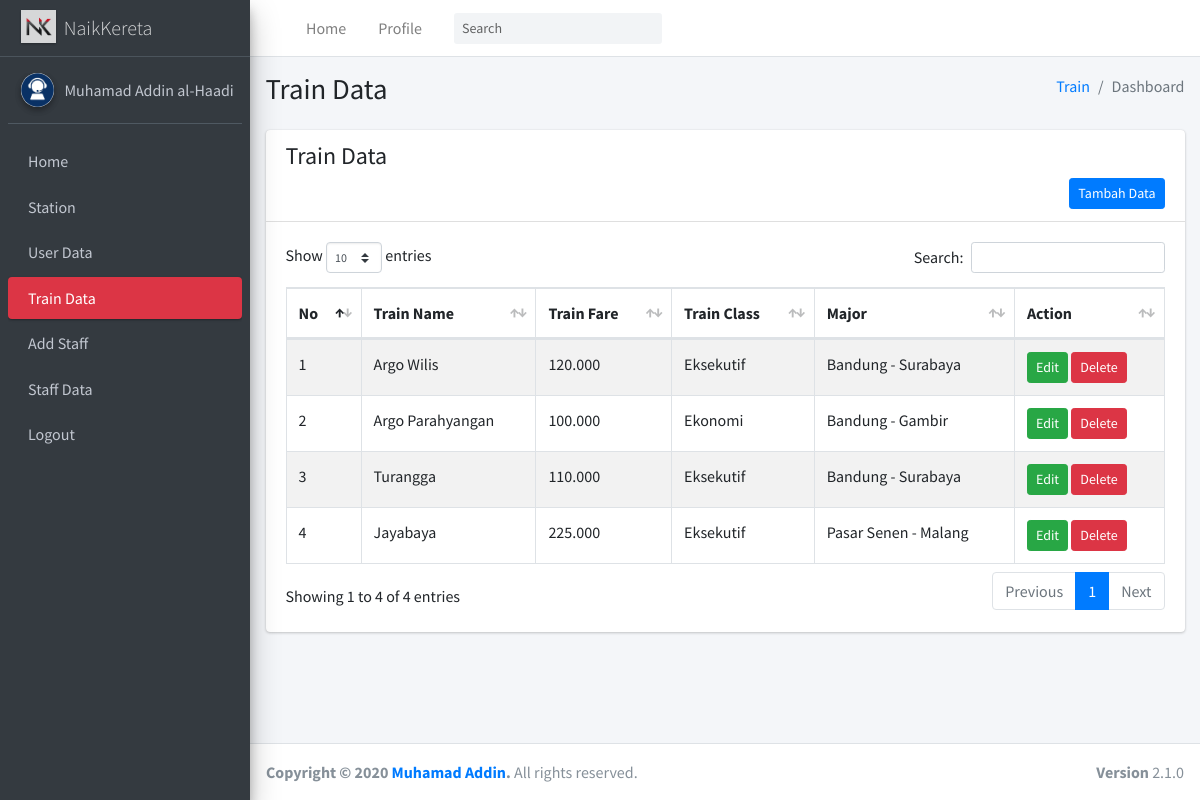
The app's page /managerTrain.php with its own data.
### tables this page shows
CREATE TABLE `adminn` (
  `id` int(11) NOT NULL,
  `namadepan` varchar(50) NOT NULL,
  `namabelakang` varchar(50) NOT NULL,
  `username` varchar(50) NOT NULL,
  `email` varchar(100) NOT NULL,
  `password` varchar(255) NOT NULL,
  `gambar` varchar(128) NOT NULL
);

CREATE TABLE `kereta` (
  `id` int(11) NOT NULL,
  `namakereta` varchar(50) NOT NULL,
  `kelas` varchar(50) NOT NULL,
  `harga` varchar(50) NOT NULL,
  `jurusan` varchar(255) NOT NULL
);

### functions.php (called while the page is built, shortened)
<?php
$conn = mysqli_connect("localhost", "root", "", "naikkereta");
function query($query)
{
    global $conn;
    $result = mysqli_query($conn, $query);
    $rows = [];
    while ($row = mysqli_fetch_assoc($result)) {
        $rows[] = $row;
    }
    return $rows;
}

### managerTrain.php (the view, shortened to what this page needs)
<?php
require 'functions.php';
$kereta = query("SELECT * FROM kereta");
$admin = query("SELECT * FROM adminn");
?>
<!DOCTYPE html>
<html>
<head>
    <link rel="stylesheet" href="adminLte/css/all.min.css" />
    <link rel="stylesheet" href="https://code.ionicframework.com/ionicons/2.0.1/css/ionicons.min.css" />
    <link rel="stylesheet" href="adminLte/css/dataTables.bootstrap4.min.css" />
    <link rel="stylesheet" href="adminLte/css/responsive.bootstrap4.min.css" />
    <link rel="stylesheet" href="dist/css/adminlte.min.css" />
</head>
<body class="hold-transition sidebar-mini">
    <div class="wrapper">
        <nav class="main-header navbar navbar-expand navbar-white navbar-light">
            <ul class="navbar-nav">
                <li class="nav-item">
                    <a class="nav-link" data-widget="pushmenu" href="#" role="button"></a>
                </li>
                <li class="nav-item d-none d-sm-inline-block">
                    <a href="manager2.php" class="nav-link">Home</a>
                </li>
                <li class="nav-item d-none d-sm-inline-block">
                    <a href="profile.php" class="nav-link">Profile</a>
                </li>
            </ul>
            <form class="form-inline ml-3">
                <div class="input-group input-group-sm">
                    <input class="form-control form-control-navbar" type="search" placeholder="Search"
                        aria-label="Search" />
                    <div class="input-group-append">
                        <button class="btn btn-navbar" type="submit">
                        </button>
                    </div>
                </div>
            </form>
            <ul class="navbar-nav ml-auto">
                <li class="nav-item">
                    <a class="nav-link" data-widget="control-sidebar" data-slide="true" href="#" role="button">
                    </a>
                </li>
            </ul>
        </nav>
        <aside class="main-sidebar sidebar-dark-danger elevation-4">
            <a href="" class="brand-link">
                <img src="img/Logo1.jpg" alt="AdminLTE Logo" class="brand-image elevation-1" style="opacity: 0.8;" />
                <span class="brand-text font-weight-light">NaikKereta</span>
            </a>
            <div class="sidebar">
                <?php foreach ($admin as $adm) : ?>
                <div class="user-panel mt-3 pb-3 mb-3 d-flex">
                    <div class="image">
                        <img src="img/<?php echo $adm["gambar"]; ?>" class="img-circle elevation-2" alt="User Image" />
                    </div>
                    <div class="info">
                        <a href="profile.php" class="d-block">
                            <?php echo $adm["namadepan"]; ?>
                            <?php echo $adm["namabelakang"]; ?>
                        </a>
                    </div>
                </div>
                <?php endforeach; ?>
                <nav class="mt-2">
                    <ul class="nav nav-pills nav-sidebar flex-column" data-widget="treeview" role="menu"
                        data-accordion="false">
                        <li class="nav-item">
                            <a href="manager2.php" class="nav-link">
                                <p>
                                    Home
                                </p>
                            </a>
                        </li>
                        <li class="nav-item">
                            <a href="managerStation.php" class="nav-link">
                                <p>Station</p>
                            </a>
                        </li>
                        <li class="nav-item">
                            <a href="managerDataUser.php" class="nav-link ">
                                <p>User Data</p>
                            </a>
                        </li>
                        <li class="nav-item">
                            <a href="managerTrain.php" class="nav-link  active">
                                <p>Train Data</p>
                            </a>
                        </li>
                        <li class="nav-item">
                            <a href="managerAddStaff.php" class="nav-link">
                                <p>Add Staff</p>
                            </a>
                        </li>
                        <li class="nav-item">
                            <a href="managerStaffData.php" class="nav-link">
                                <p>Staff Data</p>
                            </a>
                        </li>
                        <li class="nav-item">
                            <a href="main.php" class="nav-link">
                                <p>Logout</p>
                            </a>
                        </li>
                    </ul>
                </nav>
            </div>
        </aside>
        <div class="content-wrapper">
            <section class="content-header">
                <div class="container-fluid">
                    <div class="row mb-2">
                        <div class="col-sm-6">
                            <h1>Train Data</h1>
                        </div>
                        <div class="col-sm-6">
                            <ol class="breadcrumb float-sm-right">
                                <li class="breadcrumb-item"><a href="#">Train</a></li>
                                <li class="breadcrumb-item active">Dashboard</li>
                            </ol>
                        </div>
                    </div>
                </div>
            </section>
            <section class="content">
                <div class="container-fluid">
                    <div class="row">
                        <div class="col-12">
                            <div class="card">
                                <div class="card-header">
                                    <h4>Train Data</h4>
                                    <div class="d-grid gap-2 d-md-flex justify-content-md-end">
                                        <a href="tambahkereta.php" class="btn btn-primary btn-sm me-md-2">Tambah
                                            Data</a>
                                    </div>
                                </div>
                                <div class="card-body">
                                    <table id="dataMobil" class="table table-bordered table-striped">
                                        <thead>
                                            <tr>
                                                <th>No</th>
                                                <th>Train Name</th>
                                                <th>Train Fare</th>
                                                <th>Train Class</th>
                                                <th>Major</th>
                                                <th>Action</th>
                                            </tr>
                                        </thead>
                                        <tbody>
                                            <?php $i = 1; ?>
                                            <?php foreach ($kereta as $row) : ?>
                                            <tr>
                                                <td><?= $i; ?></td>
                                                <td><?= $row["namakereta"]; ?></td>
                                                <td><?= $row["harga"]; ?></td>
                                                <td><?= $row["kelas"]; ?></td>
                                                <td><?= $row["jurusan"]; ?></td>
                                                <td>
                                                    <a href="ubahkereta.php?id=<?php echo $row["id"] ?>"
                                                        class="btn btn-success btn-sm ">Edit</a>
                                                    <a href="hapuskereta.php?id=<?php echo $row["id"] ?>"
                                                        class="btn btn-danger btn-sm"
                                                        onclick=" return confirm('yakin?')">Delete</a>
                                                </td>
                                            </tr>
                                            <?php $i++; ?>
                                            <?php endforeach; ?>
                                        </tbody>
                                    </table>
                                </div>
                            </div>
                        </div>
                    </div>
                </div>
            </section>
        </div>
        <footer class="main-footer">
            <div class="float-right d-none d-sm-block"><b>Version</b> 2.1.0</div>
            <strong>Copyright &copy; 2020
                <a href="https://github.com/Addin2nd" target="blank">Muhamad Addin</a>.</strong>
            All rights reserved.
        </footer>
    </div>
</body>
</html>

### records on screen
adminn: gambar (picture), namadepan "Muhamad Addin", namabelakang "al-Haadi"
kereta: namakereta "Argo Wilis", harga "120.000", kelas "Eksekutif", jurusan "Bandung - Surabaya"
kereta: namakereta "Argo Parahyangan", harga "100.000", kelas "Ekonomi", jurusan "Bandung - Gambir"
kereta: namakereta "Turangga", harga "110.000", kelas "Eksekutif", jurusan "Bandung - Surabaya"
kereta: namakereta "Jayabaya", harga "225.000", kelas "Eksekutif", jurusan "Pasar Senen - Malang"
